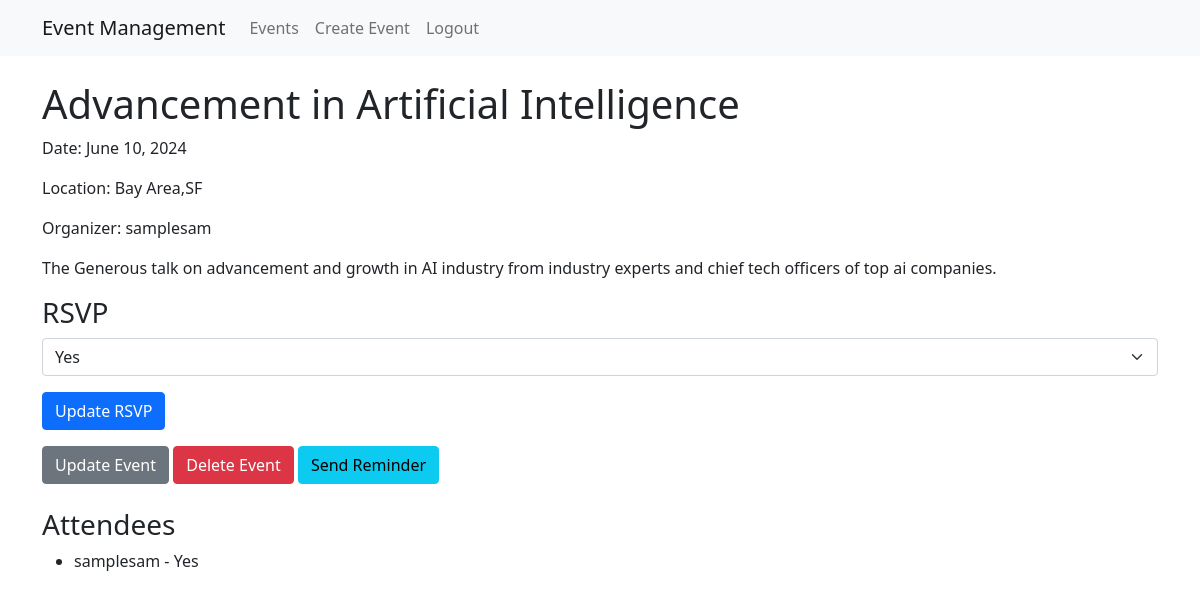
Screenshot of /event/2/ (signed in) with the database file from the repository.
### events/models.py (models this page shows, shortened)
class Event(models.Model):
    title = models.CharField(max_length=200)
    description = models.TextField()
    date = models.DateTimeField()
    location = models.CharField(max_length=200)
    organizer = models.ForeignKey(User, on_delete=models.CASCADE)
    created_at = models.DateTimeField(auto_now_add=True)
    updated_at = models.DateTimeField(auto_now=True)

class Attendee(models.Model):
    user = models.ForeignKey(User, on_delete=models.CASCADE)
    event = models.ForeignKey(Event, on_delete=models.CASCADE, related_name='attendees')
    rsvp_status = models.CharField(max_length=20, choices=[('Yes', 'Yes'), ('No', 'No'), ('Maybe', 'Maybe')])
    created_at = models.DateTimeField(auto_now_add=True)
    updated_at = models.DateTimeField(auto_now=True)
    class Meta:
        unique_together = ('user', 'event')

### events/views.py (the view)
# urls.py: path('event/<int:pk>/', EventDetailView.as_view(), name='event-detail'),
class EventDetailView(DetailView):
    model = Event
    template_name = 'events/event_detail.html'
    def get_context_data(self, **kwargs):
        context = super().get_context_data(**kwargs)
        context['attendees'] = self.object.attendees.all()
        if self.request.user.is_authenticated:
            context['user_rsvp'] = self.object.attendees.filter(user=self.request.user).first()
        return context

### templates/events/event_detail.html (shortened to what this page needs)
{% extends "base.html" %}
{% block content %}
    <h1>{{ event.title }}</h1>
    <p>Date: {{ event.date|date:"F d, Y" }}</p>
    <p>Location: {{ event.location }}</p>
    <p>Organizer: {{ event.organizer.username }}</p>
    <p>{{ event.description }}</p>
    {% if user.is_authenticated %}
        <h3>RSVP</h3>
        <form method="post" action="{% url 'event-rsvp' event.pk %}">
            <select name="rsvp_status" class="form-select mb-3">
                <option value="Yes" {% if user_rsvp.rsvp_status == 'Yes' %}selected{% endif %}>Yes</option>
            </select>
            <button type="submit" class="btn btn-primary">Update RSVP</button>
        </form>
    {% endif %}
    {% if user == event.organizer %}
        <a href="{% url 'event-update' event.pk %}" class="btn btn-secondary mt-3">Update Event</a>
        <a href="{% url 'event-delete' event.pk %}" class="btn btn-danger mt-3">Delete Event</a>
        <a href="{% url 'send-reminder' event.pk %}" class="btn btn-info mt-3">Send Reminder</a>
    {% endif %}
    <h3 class="mt-4">Attendees</h3>
    <ul>
    {% for attendee in attendees %}
        <li>{{ attendee.user.username }} - {{ attendee.rsvp_status }}</li>
    {% empty %}
        <li>No attendees yet.</li>
    {% endfor %}
    </ul>
{% endblock content %}

### rows the page displays
Event: title "Advancement in Artificial Intelligence", date "June 10, 2024", location "Bay Area,SF", organizer.username "samplesam", description "The Generous talk on advancement and growth in AI industry from industry experts and chief tech officers of top ai companies."
Attendee: rsvp_status "Yes", user.username "samplesam"
